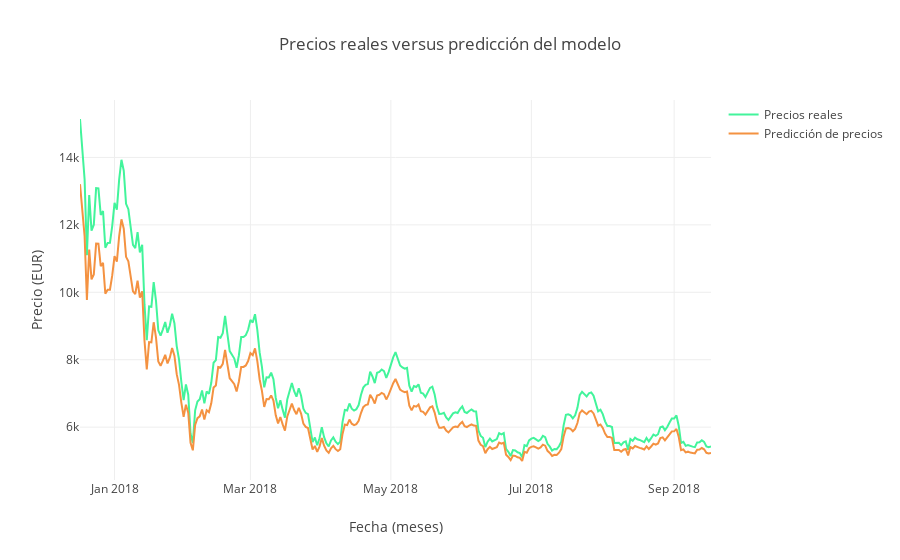

Notebook source saved alongside this figure:
### Code cell
#Gráfico de comparación
Test_Dates = mean_price[len(mean_price)-days_from_train:].index

trace1 = go.Scatter(x=Test_Dates, y=Y_test2_inverse, name= 'Precios reales',
                   line = dict(color = ('rgb(66, 244, 155)'),width = 2))
trace2 = go.Scatter(x=Test_Dates, y=prediction2_inverse, name= 'Predicción de precios',
                   line = dict(color = ('rgb(244, 146, 65)'),width = 2))
data = [trace1, trace2]
layout = dict(title = 'Precios reales versus predicción del modelo',
             xaxis = dict(title = 'Fecha (meses)'), yaxis = dict(title = 'Precio (EUR)'))
fig = dict(data=data, layout=layout)
py.iplot(fig, filename='results_demonstrating1')

### Figure 1 — Plotly figure (JSON) as saved in the notebook; plotly's stock layout.template omitted (floating-point values rounded to 4 significant figures; data arrays with more than 128 entries replaced by an {"elided": "..."} marker saying what was removed)
{"data": [{"line": {"color": "rgb(66, 244, 155)", "width": 2}, "name": "Precios reales", "type": "scatter", "uid": "a2e71a4a-bce2-11e8-8867-d8cb8a80ab2a", "x": {"elided": "277 str values"}, "y": {"elided": "275 float values"}}, {"line": {"color": "rgb(244, 146, 65)", "width": 2}, "name": "Predicción de precios", "type": "scatter", "uid": "a2e71a4b-bce2-11e8-9ba3-d8cb8a80ab2a", "x": {"elided": "277 str values"}, "y": {"elided": "275 float values"}}], "layout": {"title": "Precios reales versus predicción del modelo", "xaxis": {"title": "Fecha (meses)"}, "yaxis": {"title": "Precio (EUR)"}}}
